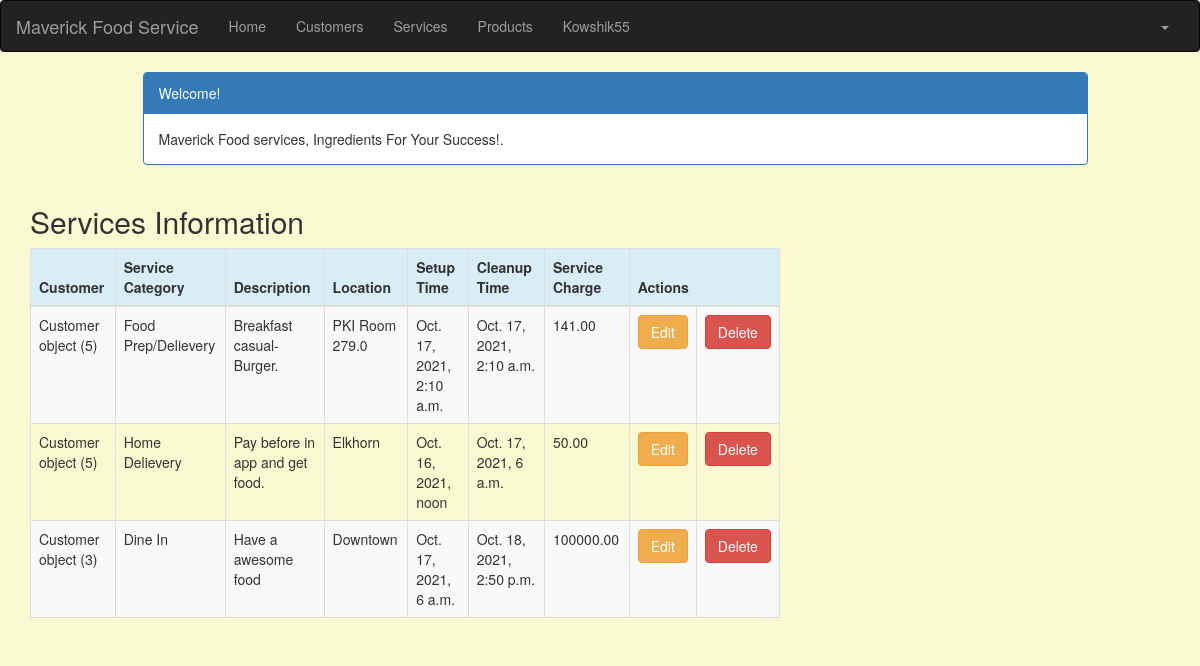
Screenshot of /service_list (signed in) with the database file from the repository.
### crm/models.py (models this page shows, shortened)
class Service(models.Model):
    cust_name = models.ForeignKey(Customer, on_delete=models.CASCADE, related_name='services')
    service_category = models.CharField(max_length=100)
    description = models.TextField()
    location = models.CharField(max_length=200)
    setup_time = models.DateTimeField(
        default=timezone.now)
    cleanup_time = models.DateTimeField(
        default=timezone.now)
    service_charge = models.DecimalField(max_digits=10, decimal_places=2)
    created_date = models.DateTimeField(
        default=timezone.now)
    updated_date = models.DateTimeField(auto_now_add=True)

class Customer(models.Model):
    cust_name = models.CharField(max_length=50)
    organization = models.CharField(max_length=100, blank=True)
    role = models.CharField(max_length=100)
    email = models.EmailField(max_length=100)
    bldgroom = models.CharField(max_length=100)
    address = models.CharField(max_length=200)
    account_number = models.IntegerField(blank=False, null=False)
    city = models.CharField(max_length=50)
    state = models.CharField(max_length=50)
    zipcode = models.CharField(max_length=10)
    phone_number = models.CharField(max_length=50)
    created_date = models.DateTimeField(default=timezone.now)
    updated_date = models.DateTimeField(auto_now_add=True)

### crm/views.py (the view)
# urls.py: path('service_list', views.service_list, name='service_list'),
@login_required
def service_list(request):
   services = Service.objects.filter(created_date__lte=timezone.now())
   return render(request, 'crm/service_list.html', {'services': services})

### crm/templates/crm/service_list.html (shortened to what this page needs)
<!DOCTYPE html>
{% extends 'crm/base.html' %}
{% block content %}
<head>
<link rel="stylesheet" href="https://maxcdn.bootstrapcdn.com/bootstrap/3.3.4/css/bootstrap.min.css">
</head>
<body>
<div class="container">
<div class="row">
<div class="col-md-10 col-md-offset-1">
<div class="panel panel-primary">
<div class="panel-heading">Welcome!</div>
<div class="panel-body">
                        Maverick Food services, Ingredients For Your Success!.
</div>
</div>
</div>
</div>
</div>
<div class="row">
<h2 style="padding-left: 15Px">Services Information</h2>
</div>
<div>
<table class="table table-striped table-bordered table-hover">
<thead>
<tr class="bg-info">
<th>Customer</th>
<th>Service Category</th>
<th>Description</th>
<th>Location</th>
<th>Setup Time</th>
<th>Cleanup Time</th>
<th>Service Charge</th>
<th colspan="3">Actions </th>
</tr>
</thead>
<tbody>
            {% for service in services %}
<tr>
<td>{{ service.cust_name}}</td>
<td>{{ service.service_category}}</td>
<td>{{ service.description}}</td>
<td>{{ service.location}}</td>
<td>{{ service.setup_time}}</td>
<td>{{ service.cleanup_time}}</td>
<td>{{ service.service_charge}}</td>
    <td><a href="{% url 'crm:service_edit' pk=service.pk %}" class="btn btn-warning">Edit</a></td>
    <td><a href="{% url 'crm:service_delete' pk=service.pk %}"
                   onclick="return confirm('Are you sure you want to delete?')"
                   class="btn btn-danger">Delete</a></td>
</tr>
            {% endfor%}
</tbody>
</table>
</div>
</body>
{% endblock%}

### crm/templates/crm/base.html (shortened to what this page needs)
<!DOCTYPE html>
{% load static %}
<html lang="en">
<head>
<link rel="stylesheet" href="https://maxcdn.bootstrapcdn.com/bootstrap/3.3.7/css/bootstrap.min.css">
</head>
<body id="app-layout">
<nav class="navbar navbar-inverse">
<div class="container-fluid">
<div class="navbar-header">
<a class="navbar-brand" href="/">
                Maverick Food Service
</a>
</div>
<div class="collapse navbar-collapse" id="myNavbar">
<ul class="nav navbar-nav">
<li><a href="{% url 'crm:home' %}">Home</a></li>
<li><a href="{% url 'crm:customer_list' %}">Customers</a></li>
<li><a href="{% url 'crm:service_list' %}">Services</a></li>
<li><a href="{% url 'crm:product_list' %}">Products</a></li>
    <li><a >{{ user.username }}</a></li>
</ul>
<ul class="nav navbar-nav navbar-right">
                {% if user.is_authenticated%}
<li class="dropdown">
<a href="#" class="dropdown-toggle" data-toggle="dropdown" role="button" aria-expanded="false">
<span class="caret"></span>
</a>
</li>
                {% else %}
<li><a href="{% url 'login' %}"><span class="glyphiconglyphicon-log-in"></span> Login</a></li>
                    <li><a href="{% url 'sign_up_page' %}"><span class="glyphiconglyphicon-log-in"></span> Sign Up</a></li>
                {% endif %}
</ul>
</div>
</div>
</nav>
<div class="content container">
<div class="row">
<div class="col-md-8">
            {% block content %}{% endblock%}
</div>
</div>
</body>
</html>

### crm/templates/crm/base.html (style rules this page uses)
.navbar { margin-bottom: 0; border-radius: 0; }

### crm/templates/crm/service_list.html (style rules this page uses)
body { background-color: lightgoldenrodyellow; }

### rows the page displays
Service: cust_name "Customer object (5)", service_category "Food Prep/Delievery", description "Breakfast casual- Burger.", location "PKI Room 279.0", setup_time "Oct. 17, 2021, 2:10 a.m.", cleanup_time "Oct. 17, 2021, 2:10 a.m.", service_charge "141.00"
Service: cust_name "Customer object (5)", service_category "Home Delievery", description "Pay before in app and get food.", location "Elkhorn", setup_time "Oct. 16, 2021, noon", cleanup_time "Oct. 17, 2021, 6 a.m.", service_charge "50.00"
Service: cust_name "Customer object (3)", service_category "Dine In", description "Have a awesome food", location "Downtown", setup_time "Oct. 17, 2021, 6 a.m.", cleanup_time "Oct. 18, 2021, 2:50 p.m.", service_charge "100000.00"

### other values shown
{{ user.username }} "Kowshik55"
